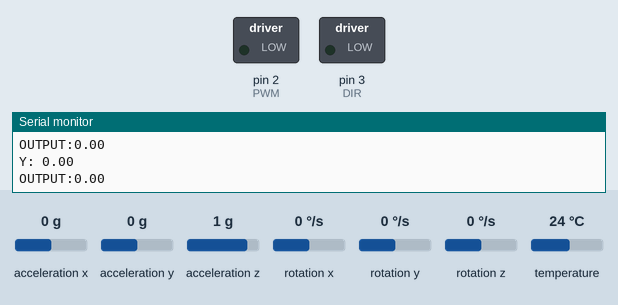
Bench run of a sketch on a simulated Arduino Uno, built with avr-gcc and run on an emulated ATmega328P. Parts: switched loads named in the sketch (green lamp = pin HIGH), the last lines printed to the serial monitor. The test bench sets the inputs (shaded band); at power-on: acceleration y 0 g, acceleration x 0 g, acceleration z 1 g, rotation x 0 °/s, rotation y 0 °/s, rotation z 0 °/s, temperature 24 °C.

Above: at 2.2 s.
2.3 s: acceleration y set to -0.2 g
At 3.5 s:
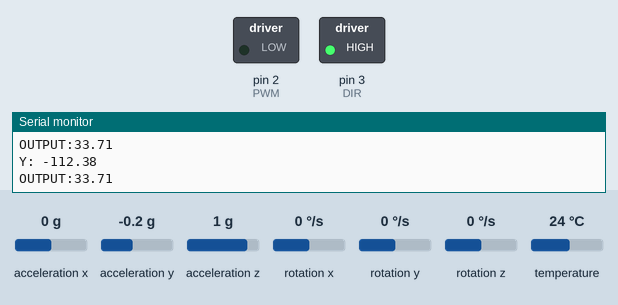
4.0 s: acceleration y set to -0.6 g
5.5 s: acceleration y set to -0.9 g
At 5.8 s:
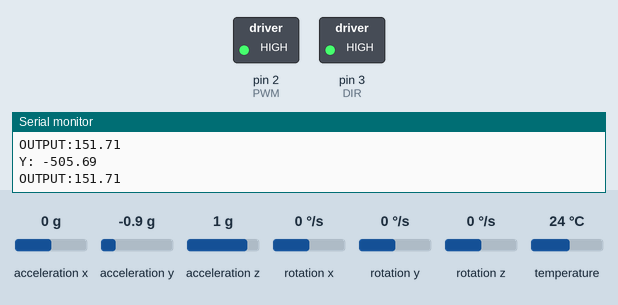
7.0 s: acceleration y set to 0.8 g
At 8.1 s:
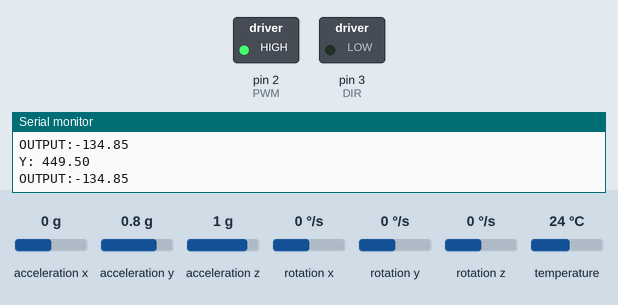
8.5 s: acceleration y set to 0.6 g
At 9.3 s:
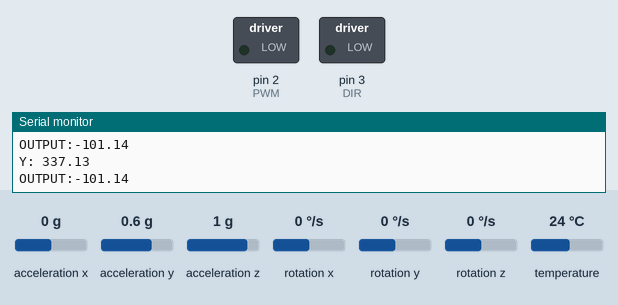
10.0 s: acceleration y set to -1.4 g
At 10.5 s:
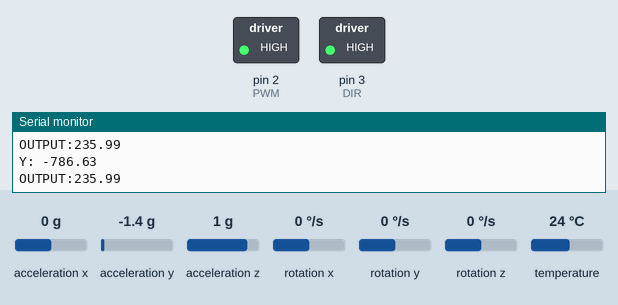
Timing chart, 0 to 12.5 s (numbered marks = the images above; inputs shaded):
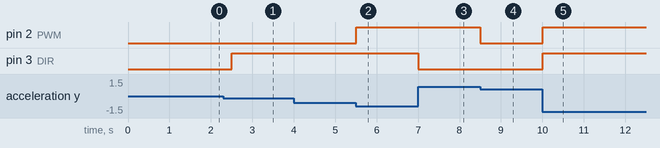

Measured:
- the behaviour switches between 0 and -0.1 g on acceleration y (found by bisection; images 0 and 1)
- the behaviour switches between -0.7 and -0.8 g on acceleration y (found by bisection; images 1 and 2)
- the behaviour switches between 0.8 and 0.7 g on acceleration y (found by bisection; images 3 and 4)
- after the input at 2.3 s, pin 3 (DIR): LOW → HIGH after 0.21 s
- after the input at 5.5 s, pin 2 (PWM): LOW → HIGH at once
- after the input at 7.0 s, pin 3 (DIR): HIGH → LOW at once
- after the input at 8.5 s, pin 2 (PWM): HIGH → LOW at once
- after the input at 10.0 s, pin 2 (PWM), pin 3 (DIR): LOW → HIGH at once

The sketch:

TPII.ino
```cpp
#include <Adafruit_MPU6050.h>
#include <Adafruit_Sensor.h>
#include <Wire.h>
#include <PID_v1.h>

#define PWM 2
#define DIR 3

Adafruit_MPU6050 mpu;

int current_millis, last_millis, time_period;

//Define Variables we'll be connecting to
double Setpoint, Input, Output;

//Specify the links and initial tuning parameters
double Kp = .3 , Ki = 0 , Kd = 0;             // modify for optimal performance

PID myPID(&Input, &Output, &Setpoint, Kp, Ki, Kd, DIRECT);

void setup() {
  Serial.begin(115200);

  //defining pin mode
  pinMode(PWM, OUTPUT);
  pinMode(DIR, OUTPUT);

  if (!mpu.begin()) {
    Serial.println("Failed to find MPU6050 chip");
    while (1) {
      delay(10);
    }
  }

  setUpSensor();

  time_period = 250;

  Setpoint = 0;
  myPID.SetMode(AUTOMATIC);
  myPID.SetSampleTime(1);  // refresh rate of PID controller
  myPID.SetOutputLimits(-255, 255); // this is the MAX PWM value to move motor, here change in value reflect change in speed of motor.
  delay(1000);
}

void loop() {
  current_millis = millis();
  if (current_millis - last_millis >= time_period)
  {
    Setpoint = 0;
    sensors_event_t a, g, temp;
    mpu.getEvent(&a, &g, &temp);

    Input = a.acceleration.y * 57.29578;
    Serial.print("Y: ");Serial.println(Input);
    myPID.Compute();  // calculate new output
    Serial.print("OUTPUT:"); Serial.println(Output);
    pwmOut(Output);
    last_millis = current_millis;
  }
}


void pwmOut(int out) {
  if (out > 0) {
    forward();// if REV > encoderValue motor move in forward direction.
    analogWrite(PWM, out);         // Enabling motor enable pin to reach the desire angle
    // calling motor to move forward
  }
  else {
    reverse();                            // calling motor to move reverse
    analogWrite(PWM, abs(out));          // if REV < encoderValue motor move in forward direction.

  }
}

void forward () {
  digitalWrite(DIR , HIGH);
  //digitalWrite(DIR, LOW);
}

void reverse () {
  digitalWrite(DIR, LOW);
  //digitalWrite(DIR , HIGH);
}

void setUpSensor()
{
  mpu.setAccelerometerRange(MPU6050_RANGE_8_G);
  Serial.print("Accelerometer range set to: ");
  switch (mpu.getAccelerometerRange()) {
  case MPU6050_RANGE_2_G:
    Serial.println("+-2G");
    break;
  case MPU6050_RANGE_4_G:
    Serial.println("+-4G");
    break;
  case MPU6050_RANGE_8_G:
    Serial.println("+-8G");
    break;
  case MPU6050_RANGE_16_G:
    Serial.println("+-16G");
    break;
  }
  mpu.setGyroRange(MPU6050_RANGE_500_DEG);
  Serial.print("Gyro range set to: ");
  switch (mpu.getGyroRange()) {
  case MPU6050_RANGE_250_DEG:
    Serial.println("+- 250 deg/s");
    break;
  case MPU6050_RANGE_500_DEG:
    Serial.println("+- 500 deg/s");
    break;
  case MPU6050_RANGE_1000_DEG:
    Serial.println("+- 1000 deg/s");
    break;
  case MPU6050_RANGE_2000_DEG:
    Serial.println("+- 2000 deg/s");
    break;
  }

  mpu.setFilterBandwidth(MPU6050_BAND_21_HZ);
  Serial.print("Filter bandwidth set to: ");
  switch (mpu.getFilterBandwidth()) {
  case MPU6050_BAND_260_HZ:
    Serial.println("260 Hz");
    break;
  case MPU6050_BAND_184_HZ:
    Serial.println("184 Hz");
    break;
  case MPU6050_BAND_94_HZ:
    Serial.println("94 Hz");
    break;
  case MPU6050_BAND_44_HZ:
    Serial.println("44 Hz");
    break;
  case MPU6050_BAND_21_HZ:
    Serial.println("21 Hz");
    break;
  case MPU6050_BAND_10_HZ:
    Serial.println("10 Hz");
    break;
  case MPU6050_BAND_5_HZ:
    Serial.println("5 Hz");
    break;
  }
}
```
